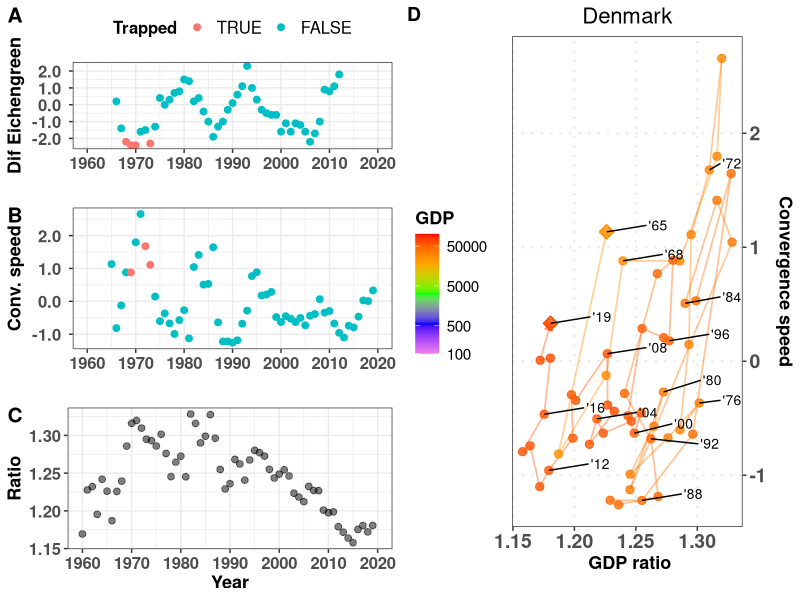
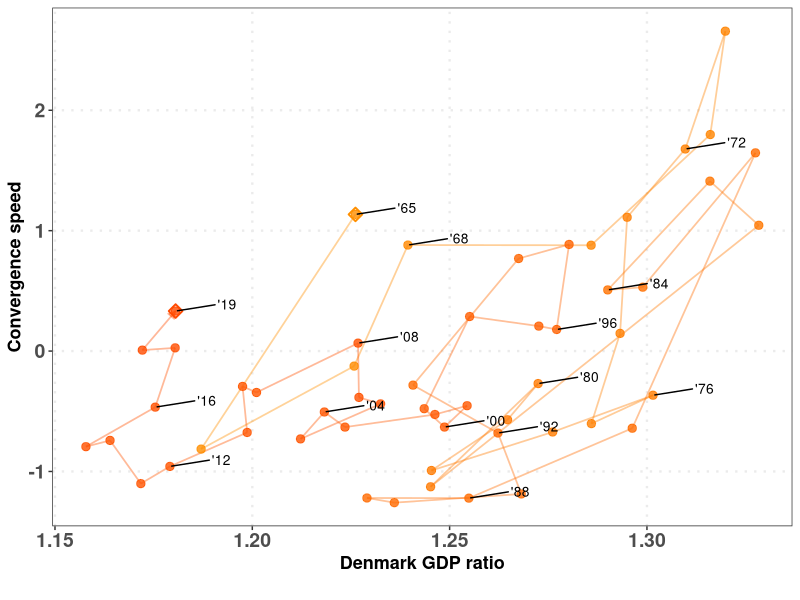
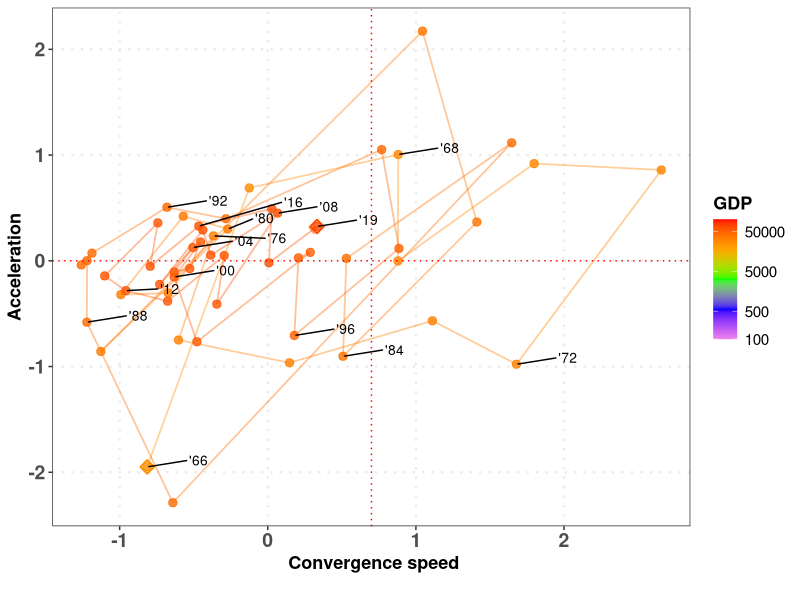
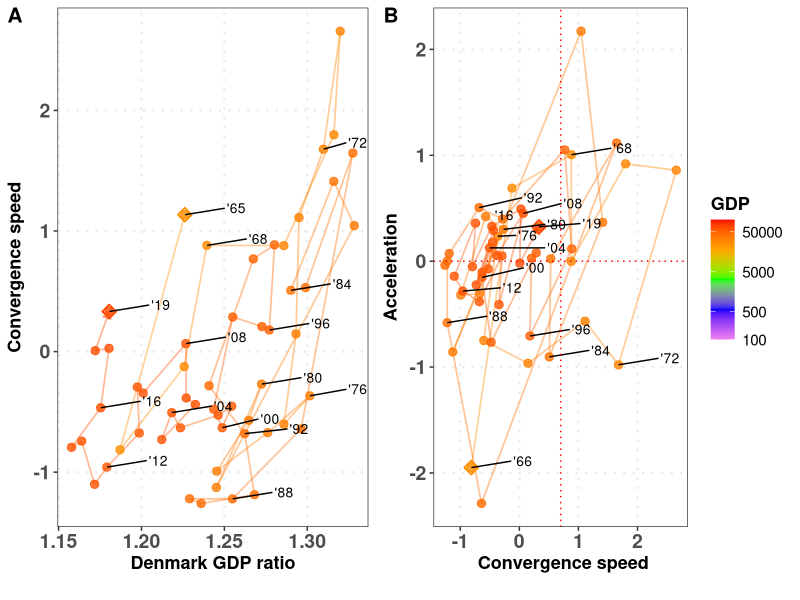
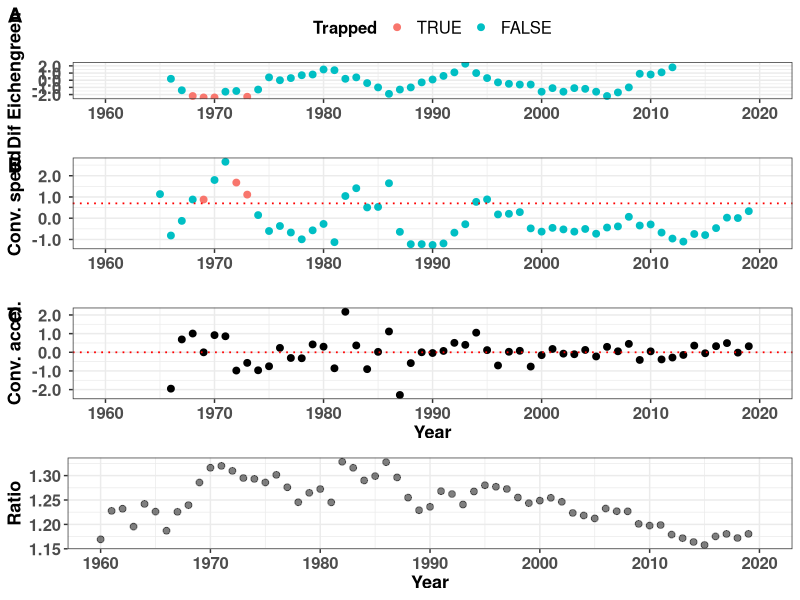

These charts were generated, in order, by the following R code:
# Script to generate all magnitudes
# 
# List lcriteria allows to choose GDP, GNI or both
#
# Author: Javier Garcia-Algarra
# August 2021
# 
# set print_indiv to TRUE to procude all plots
# set print_tiff to print the ALL plot in that format
#
# Inputs:  input_data/GDP2010_WB.csv    GNIS.csv
#          config_data/config_plots.csv
#          config_data/criteria.txt
# Results: data/all_speeds_criteria.csv
#          figs/countries

library(ggplot2)
library(ggrepel)
library(cowplot)
library(patchwork)
library(zoo)

# Function to format axis labels
scaleFUN <- function(x) sprintf("%2.1f ", x)

# Function to generate a phase plot
phase_plot <- function(datos,xlabel="",ylabel="",xint=NA,yint=NA,
                       axisright=FALSE,legendpos="none",mbreaks=c(),pais="")
{      
  pphase <- ggplot(data=datos) +
    geom_path(
      aes(y = Y, x = X, colour=Magnitude),alpha=0.4,size = 0.6,
      arrow = arrow(length = unit(0.2, "cm"),type="closed"))+
    geom_point(aes(y = Y, x = X, colour=Magnitude), size = 2.5,
               alpha=0.8) +
    geom_point(data=datos[1,],aes(y = Y, x = X, colour=Magnitude), size = 3,
               alpha=1,shape=23, stroke=1) +
    geom_point(data=datos[nrow(datos),],aes(y = Y, x = X, colour=Magnitude), size = 3,
               alpha=1,shape=23, stroke=1) +
    scale_color_gradientn(name=criteria,colours=c("violet","blue","green","orange","red"),trans="log",
                          breaks = mbreaks, labels = mbreaks,limits=c(100,100000))+
    geom_text_repel(data=subset(datos,(Year%%4 == 0) | (Year==max(Year)) | (Year==min(Year))),
                    aes(label=sprintf("'%02d",Year%%100),y = Y, x = X),
                    hjust=-2,vjust=-0.2, size=3.5, color= "black" )+
    xlab(paste(pais,xlabel)) + ylab(ylabel)+ theme_bw()+
    theme(panel.grid.minor = element_blank(),
          panel.grid.major = element_line(size = 0.8,linetype = "dotted"),
          legend.title = element_text(face="bold", size=13),
          legend.text = element_text( size=11),
          legend.position = legendpos,
          axis.text.y = element_text(face="bold", size=14),
          axis.text.x = element_text(face="bold", size=14),
          axis.title.x = element_text(face="bold", size=13),
          axis.title.y  = element_text(face="bold", size=13),
          plot.title = element_text(hjust = 0.5,size=16))
  if (!is.na(xint))
    pphase <- pphase + geom_vline(xintercept=minconvspeed, color="red",linetype = "dotted",size=0.5)
  if (!is.na(yint))
    pphase <- pphase + geom_hline(yintercept=0, color="red",linetype = "dotted",size=0.5)
  if (axisright)
    pphase <- pphase + scale_y_continuous(position = "right")
  return(pphase)
}



criteria <- read.table("config_data/criteria.txt")
lcriteria <- criteria$V1

configuration_file <- read.table("config_data/config_plots.csv", sep=";", header=TRUE)
if (configuration_file$CountryCode == "MSCI"){           # Plot MSCI countries
  countries_msci <- read.csv("input_data/countries_msci.csv")
  lcountrycode <- countries_msci$ISOCode
} else 
  lcountrycode <- configuration_file$CountryCode

print_indiv <- configuration_file$print_indiv      # Print individual files
print_tiff <- configuration_file$print_tiff        # Produce tiff files. Be careful, each tiff file weights 24 MB!

USA_perc_middle_GNI <- 0.3
USA_perc_middle_GDP <- 0.5
gap_widening_GDP <- 0
gap_widening_GNI <- 0
mmovper <- 5
last_year_Ecihengreen <- 2013
mingb_GDP <- 3.5
mindif_GDP <- -2
minMagnitude_GDP <- 10000
mingb_GNI <- 3.5
mindif_GNI <- -2
minMagnitude_GNI <- 10000
minconvspeed <- 0.7
tdir1 <- "figs"
tdir <- paste0(tdir1,"/countries")
if (!dir.exists(tdir)){
  dir.create(tdir1)
  dir.create(tdir)
}
ppi <- 300
my_breaks <- c(100,500,1000,2500,5000,10000,20000,50000)
my_breaks <- c(100,500,5000,50000)


for (criteria in lcriteria)
{
  count_countries <- 0
  if (criteria == "GDP"){
    USA_perc_middle <- USA_perc_middle_GDP
    mingb <- mingb_GDP
    mindif <- mindif_GDP
    minMagnitude <- minMagnitude_GDP
    gap_widening <- gap_widening_GDP
  }
  else {
    USA_perc_middle <- USA_perc_middle_GNI
    mingb <- mingb_GNI
    mindif <- mindif_GNI
    minMagnitude <- minMagnitude_GNI
    gap_widening <- gap_widening_GNI
  }
  for (countrycode in lcountrycode)
  {
    count_countries <- count_countries + 1
    print(paste(countrycode,criteria))
    if (criteria == "GNI"){
      DATA_WB <- read.csv("input_data/GNIS.csv")
    } else
      DATA_WB <- read.delim2("input_data/GDP2010_WB.csv")
    rawdata <- DATA_WB[DATA_WB$Country.Code==countrycode,]
    usadata <- DATA_WB[DATA_WB$Country.Name=="United States",]
    country <- DATA_WB[DATA_WB$Country.Code==countrycode,]$Country.Name
    datos_pais <- data.frame("Year"=seq(1960,2019))
    datos_pais$Magnitude = 0
    datos_pais$growth = 0
    datos_pais$gb = 0      # Average growth backwards, for Eichengreen criterium
    datos_pais$ga = 0      # Average growth forward
    datos_pais$dif = 0     # Difference among ga and gb for Eichengreen criterium
    datos_pais$dgrowth_dt = 0
    datos_pais$USAMagnitude = 0
    datos_pais$ratio = NA
    datos_pais$drat4rio_dt = 0
    datos_pais$dratio_dt_mmov = 0
    datos_pais$dratio_dt2_mmov = NA
    period_calc = 7
    for (i in 1960:2020){
      datos_pais$Magnitude[i-(1960)] <- as.numeric(rawdata[,4+i-1960])
      datos_pais$USAMagnitude[i-(1960)] <- as.numeric(usadata[,4+i-1960]) # USA GDP or GNI
      datos_pais$ratio[i-(1960)] <- datos_pais$Magnitude[i-(1960)]/datos_pais$USAMagnitude[i-(1960)]
    }
    for (j in 2:nrow(datos_pais))
      datos_pais$growth[j] <- 100*(datos_pais$Magnitude[j] - datos_pais$Magnitude[j-1])/
                              (datos_pais$Magnitude[j-1])  # Magnitude growth
    for (j in 2:(nrow(datos_pais))){
      datos_pais$dgrowth_dt[j] <- (datos_pais$growth[j+1] - datos_pais$growth[j])
      # Gap closing speed
      datos_pais$dratio_dt[j] <- 100*(datos_pais$ratio[j] - datos_pais$ratio[j-1])
      }
    datos_pais$dratio_dt_mmov <- rollmean(datos_pais$dratio_dt, mmovper, fill = NA,  align = "right")
    #datos_pais$dratio_dt2_mmov<- rollmean(datos_pais$dratio_dt2, mmovper_acc, fill = NA,  align = "right")
    
    for (j in 2:(nrow(datos_pais)))
      datos_pais$dratio_dt2_mmov[j] <- (datos_pais$dratio_dt_mmov[j] - datos_pais$dratio_dt_mmov[j-1])
    # criteria Eichengreen
    for (j in period_calc:nrow(datos_pais))
      datos_pais$gb[j] <- sum(datos_pais$growth[(j-(period_calc-1)):j])/period_calc
    for (j in 1:(nrow(datos_pais)-period_calc))
      datos_pais$ga[j] <- sum(datos_pais$growth[(j+1):(j+(period_calc))])/period_calc
    for (j in 1:nrow(datos_pais))
      datos_pais$dif[j] <- datos_pais$ga[j]-datos_pais$gb[j]
    datosplot <- datos_pais[period_calc:(nrow(datos_pais)-period_calc),]
    datosplot$Trapped = FALSE
    limityears <- c(1960,2020)
    yearlabels <- seq(1960,2020,by=10) 
    datosplot$gb = (floor(datosplot$gb* 10)+1)/10
    datosplot$dif = (floor(datosplot$dif* 10)+1)/10
    for (k in 1:nrow(datosplot)){
      datosplot$Trapped[k] = (datosplot$Magnitude[k]>minMagnitude) & (datosplot$gb[k]>=mingb) & (datosplot$dif[k] <= mindif)
    }
    pEichen <- ggplot(data= datosplot, aes(x=Year,y=dif,color=Trapped))+
         geom_point(size=2)+ylab(paste("Dif Eichengreen"))+xlab("")+
         scale_color_discrete(limits = c('TRUE', 'FALSE'))+
         scale_x_continuous(limits=limityears,breaks=yearlabels,labels=yearlabels)+ 
         scale_y_continuous(labels=scaleFUN)+
         theme_bw()+ 
         theme(legend.position="top",
               legend.title = element_text(face="bold", size=12),
               legend.text = element_text( size=12),
            axis.text.y = element_text(face="bold", size=12),
            axis.text.x = element_text(face="bold", size=12),
            axis.title.x = element_text(face="bold", size=13),
            axis.title.y  = element_text(face="bold", size=13))
    
    datosEich <- datos_pais[(datos_pais$Year >= min(datosplot$Year))&
                              (datos_pais$Year<last_year_Ecihengreen),]
    datosEich <- datos_pais 
    datosEich$signacc <- (datosEich$dratio_dt2_mmov < gap_widening) & (datosEich$dratio_dt_mmov > minconvspeed)
    datos_speed <- datosEich[!is.na(datosEich$dratio_dt_mmov),]
    datos_speed[is.na(datos_speed$dratio_dt2_mmov),]$signacc <- FALSE
    pconvergencespeed <- ggplot(data= datos_speed, aes(x=Year,y=dratio_dt_mmov,color=signacc))+
     geom_point(size=2)+ylab(paste("Conv. speed"))+
      scale_x_continuous(limits=limityears,breaks=yearlabels,labels=yearlabels)+
      scale_y_continuous(labels=scaleFUN)+
      scale_color_discrete(limits = c('TRUE', 'FALSE'))+
      theme_bw()+ xlab("")+
      theme(legend.position="none",
            axis.text.y = element_text(face="bold", size=12),
            axis.text.x = element_text(face="bold", size=12),
            axis.title.x = element_text(face="bold", size=13),
            axis.title.y  = element_text(face="bold", size=13))

    pratio <- ggplot(data= datosEich, aes(x=Year,y=ratio))+
      geom_point(size=2,col="black",alpha=0.5)+ylab(paste("Ratio"))+
      scale_x_continuous(limits=limityears, breaks=yearlabels,labels=yearlabels)+
      theme_bw() + xlab("Year")+
      theme(axis.text.y = element_text(face="bold", size=12),
                                axis.text.x = element_text(face="bold", size=12),
                                axis.title.x = element_text(face="bold", size=13),
                                axis.title.y  = element_text(face="bold", size=13))
    
    pacc <- ggplot(data= datosEich, aes(x=Year,y=dratio_dt2_mmov))+
      geom_point(size=2)+ylab(paste("Conv. accel."))+
      scale_x_continuous(limits=limityears, breaks=yearlabels,labels=yearlabels)+
      scale_y_continuous(labels=scaleFUN)+
      geom_hline(yintercept=gap_widening, color="red",linetype = "dotted",size=0.6) +
      theme_bw() + xlab("Year")+
      theme(legend.position = "none",
            axis.text.y = element_text(face="bold", size=12),
            axis.text.x = element_text(face="bold", size=12),
            axis.title.x = element_text(face="bold", size=13),
            axis.title.y  = element_text(face="bold", size=13))
    
    pizda <- plot_grid(
      pEichen, pconvergencespeed, pratio, labels=c("A","B","C"),
      label_size = 15,
      ncol = 1
    )
    
    datos_pais$Country = country
    datos_pais$CountryCode = rawdata$Country.Code[1]
    if (print_indiv){
      datos_speed <- datos_pais[!is.na(datos_pais$dratio_dt_mmov),]
      datos_acc <- datos_speed[!is.na(datos_speed$dratio_dt2_mmov),]
      datos_speed$X <- datos_speed$ratio
      datos_speed$Y <- datos_speed$dratio_dt_mmov
      pratiospeed <- phase_plot(datos_speed,xlabel=paste(criteria,"ratio\n"),ylabel="Convergence speed",
                        xint=NA, yint=NA,axisright = TRUE,legendpos = "left",mbreaks = my_breaks)
      pratiospeedleft <- phase_plot(datos_speed,xlabel=paste(criteria,"ratio\n"),ylabel="Convergence speed",
                                xint=NA, yint=NA,axisright = FALSE,legendpos = "none",
                                mbreaks = my_breaks,pais = country)
      datos_acc$X <- datos_acc$dratio_dt_mmov
      datos_acc$Y <- datos_acc$dratio_dt2_mmov
      pspeedacc <- phase_plot(datos_acc,xlabel="Convergence speed\n",ylabel="Acceleration",
                              xint=minconvspeed, yint=0,axisright = FALSE,
                              legendpos = "right",mbreaks = my_breaks)
  
      
      pphases <- plot_grid(
        pratiospeedleft, pspeedacc, labels=c("A","B"),
        label_size = 15,
        ncol = 2, rel_widths = c(0.47,0.53)
      )
      
      wplot <- 13
      hplot <- 7
      nfile <- paste0(tdir,"/ALL_",country,"_",criteria,"_",mmovper)
      prattitle <- pratiospeed+ ggtitle(country)
      png(paste0(nfile,".png"), width=wplot*ppi, height=hplot*ppi, res=ppi)
      todo <- plot_grid(
        pizda,prattitle,labels=c(" ","D"),
        label_size = 14,
        ncol = 2
        )
      print(todo)
      dev.off()
      
      if (print_tiff){
        tiff(paste0(nfile,".tiff"), width=wplot*ppi, height=hplot*ppi,res=ppi)
        print(todo)
        dev.off()
      }
      
      wplot <- 7
      hplot <- 7
      nfile <- paste0(tdir,"/RATIOSvsSPEED_",country,"_",criteria,"_",mmovper)
      png(paste0(nfile,".png"), width=wplot*ppi, height=hplot*ppi, res=ppi)
      print(pratiospeedleft)
      dev.off()
      
      if (print_tiff){
        tiff(paste0(nfile,".tiff"), width=wplot*ppi, height=hplot*ppi,res=ppi)
        print(prattitle)
        dev.off()
      }
      
      nfile <- paste0(tdir,"/SPEEDvsACC_",country,"_",criteria,"_",mmovper)
      png(paste0(nfile,".png"), width=wplot*ppi, height=hplot*ppi, res=ppi)
      print(pspeedacc)
      dev.off()
      
      
      wplot <- 14
      hplot <- 6
      nfile <- paste0(tdir,"/PHASES_",country,"_",criteria,"_",mmovper)
      png(paste0(nfile,".png"), width=wplot*ppi, height=hplot*ppi, res=ppi)
      print(pphases)
      dev.off()
      
      if (print_tiff){
        tiff(paste0(nfile,".tiff"), width=wplot*ppi, height=hplot*ppi,res=ppi)
        print(pphases)
        dev.off()
      }
      
      wplot <- 7
      hplot <- 9
      nfile <- paste0(tdir,"/TIMELINE_",country,"_",criteria,"_",mmovper)
      png(paste0(nfile,".png"), width=wplot*ppi, height=hplot*ppi, res=ppi)
      ptimes <- plot_grid(
        pEichen, pconvergencespeed+geom_hline(yintercept=minconvspeed, color="red",linetype = "dotted",size=0.6),
        pacc+xlab("Year"),pratio, labels=c("A","B","C"),
        label_size = 15,
        ncol = 1
      )      
      
      if (print_tiff){
        tiff(paste0(nfile,".tiff"), width=wplot*ppi, height=hplot*ppi,res=ppi)
        print(ptimes)
        dev.off()
      }
      
      print(ptimes)
      dev.off()
    }
    if (count_countries == 1)
      datos_all <- datos_pais
    else
      datos_all <- rbind(datos_all,datos_pais)
  }

  refx <- USA_perc_middle
  refy <- 0
  lp <- unique(datos_all$Country)
  datadist <- data.frame("Country"=c(),"CountryCode"=c(),"distX"=c(),"distY"=c())
  for (k in lp){
    clean_data <- datos_all[(datos_all$Country == k) & !is.na(datos_all$ratio) & 
                            !is.na(datos_all$dratio_dt_mmov),]
    datosx <- datos_all[(datos_all$Country == k) & !is.na(datos_all$ratio),]$ratio
    datosy <- datos_all[(datos_all$Country == k) & !is.na(datos_all$dratio_dt_mmov),]$dratio_dt_mmov
    datadist <- rbind(datadist,data.frame("Country"=k,"CountryCode"= clean_data$CountryCode[1],
                                          "distX"=mean(clean_data$ratio),
                      "distY"=mean(clean_data$dratio_dt_mmov)))
  }
  
  if (length(lcountrycode)>5)  # to avoid accidental overwriting when testing with a short list
     write.csv(datos_all,paste0("output_data/all_speeds_",criteria,".csv"),row.names = FALSE)
     remove("datos_all")

}
